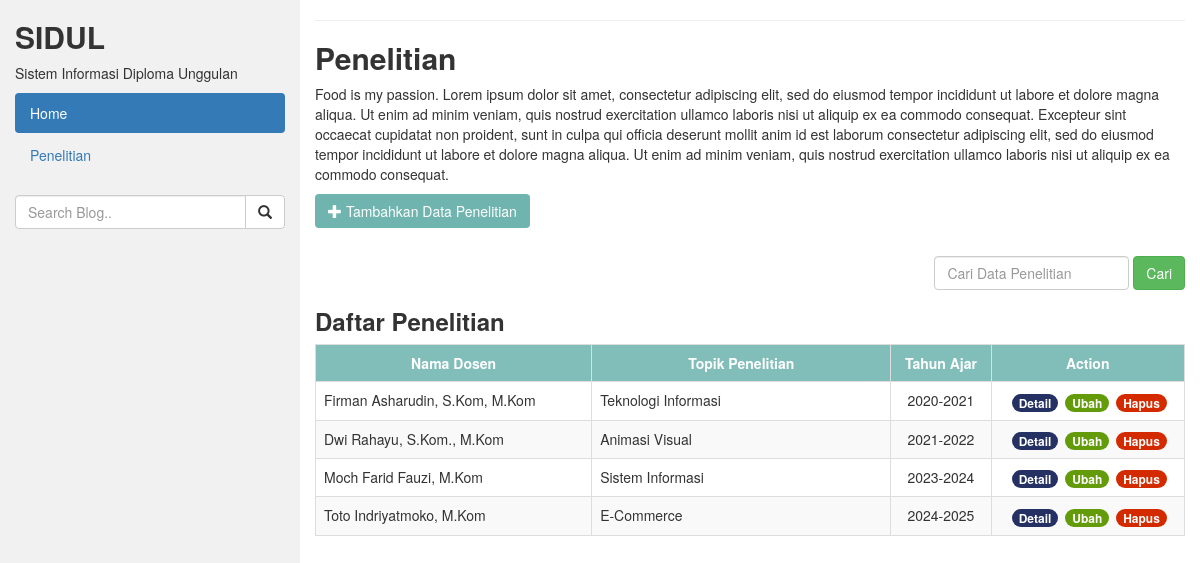
The page / on the database its author committed.
### tables this page shows
CREATE TABLE `tbl_penelitian` (
  `id` int(11) NOT NULL,
  `nama_dosen` varchar(50) NOT NULL,
  `nik` varchar(50) NOT NULL,
  `topik` varchar(255) NOT NULL,
  `judul` varchar(255) NOT NULL,
  `waktu` varchar(50) NOT NULL,
  `nama_mhs` varchar(50) NOT NULL,
  `nim_mhs` varchar(50) NOT NULL,
  `link` varchar(500) NOT NULL
);

### application/controllers/Penelitian.php (called while the page is built, shortened)
<?php
class Penelitian extends CI_Controller
{
    public function __construct()
    {
        $this->load->model('Penelitian_model');
        $this->load->library('form_validation');
    }
    public function index()
    {
        $data['judul'] = 'Daftar Penelitian';
        $data['tbl_penelitian'] = $this->Penelitian_model->getAllPenelitian();
        $this->load->view('templates/header', $data);
        $this->load->view('penelitian/index', $data);
        $this->load->view('templates/footer');
    }
}

### index.php (called while the page is built, shortened)
<?php
require_once BASEPATH.'core/CodeIgniter.php';

### application/models/Penelitian_model.php (called while the page is built, shortened)
<?php
class Penelitian_model extends CI_Model
{
    public function getAllPenelitian()
    {
        return $this->db->get('tbl_penelitian')->result_array();
    }
}

### application/views/penelitian/index.php (the view, shortened to what this page needs)
<div class="col-sm-9">
    <hr>
    <h2> <strong> Penelitian </strong> </h2>
    <p>Food is my passion. Lorem ipsum dolor sit amet, consectetur adipiscing elit, sed do eiusmod tempor incididunt ut labore et dolore magna aliqua. Ut enim ad minim veniam, quis nostrud exercitation ullamco laboris nisi ut aliquip ex ea commodo consequat. Excepteur sint occaecat cupidatat non proident, sunt in culpa qui officia deserunt mollit anim id est laborum consectetur adipiscing elit, sed do eiusmod tempor incididunt ut labore et dolore magna aliqua. Ut enim ad minim veniam, quis nostrud exercitation ullamco laboris nisi ut aliquip ex ea commodo consequat.</p>
    <div>
        <button class="btn" style="background-color: rgb(111, 180, 174); color: rgb(255, 255, 255);">
            <span class="glyphicon glyphicon-plus"></span>
            <a href="<?= base_url() ?>Penelitian/tambah" style="background-color: rgb(111, 180, 174); color: rgb(255, 255, 255);">Tambahkan Data Penelitian</a>
        </button> </br> </br>
    </div>
    <div class="navbar-form navbar-right">
        <form action="" method="post">
            <input type="text" name="keyword" class="form-control" placeholder="Cari Data Penelitian">
            <button type="submit" class="btn btn-success"> Cari </button>
    </div>
    <h3> <b> Daftar Penelitian </b> </h3>
    <table class="table table-bordered table-striped">
        <tr style="background-color: rgb(129, 190, 185); color: rgb(255, 255, 255);">
            <th width="400px" class="text-center">Nama Dosen</th>
            <th width="450px" class="text-center">Topik Penelitian</th>
            <th width="130px" class="text-center">Tahun Ajar</th>
            <th width="280px" class="text-center">Action</th>
        </tr>
        <?php foreach ($tbl_penelitian as $p) : ?>
            <tr>
                <td><?= $p['nama_dosen']; ?></td>
                <td><?= $p['topik']; ?></td>
                <td class="text-center"><?= $p['waktu']; ?></td>
                <td class="text-center">
                    <a href="<?= base_url(); ?>penelitian/detail/<?= $p['id']; ?>" class="badge" style="background-color:rgb(37, 48, 99);"> Detail </a>
                    <a href="<?= base_url(); ?>penelitian/ubah/<?= $p['id']; ?>" class="badge" style="background-color:rgb(99, 155, 11);"> Ubah </a>
                    <a href="<?= base_url(); ?>penelitian/hapus/<?= $p['id']; ?>" class="badge" style="background-color:rgb(212, 42, 0);" onclick="return confirm('Anda yakin untuk menghapus data ini?');"> Hapus</a>
                </td>
            </tr>
        <?php endforeach; ?>
</div>

### application/views/templates/header.php (shortened to what this page needs)
<!DOCTYPE html>
<html lang="en">
<head>
    <link rel="stylesheet" href="https://maxcdn.bootstrapcdn.com/bootstrap/3.4.1/css/bootstrap.min.css">
    <link rel="stylesheet" href="<?= base_url(); ?>assets/css/style.css">
</head>
<body>
    <div class="container-fluid">
        <div class="row content">
            <div class="col-sm-3 sidenav">
                <h2><strong>SIDUL</strong></h2>
                <p> Sistem Informasi Diploma Unggulan</p>
                <ul class="nav nav-pills nav-stacked">
                    <li class="active"><a href="#">Home</a></li>
                    <li><a href="<?= base_url(); ?>penelitian">Penelitian</a></li>
                </ul><br>
                <div class="input-group">
                    <input type="text" class="form-control" placeholder="Search Blog..">
                    <span class="input-group-btn">
                        <button class="btn btn-default" type="button">
                            <span class="glyphicon glyphicon-search"></span>
                        </button>
                    </span>
                </div>
            </div>

### application/views/templates/footer.php (shortened to what this page needs)
</body>
</html>

### assets/css/style.css (style rules this page uses)
.badge { margin-left: 3px; }

### application/views/templates/header.php (style rules this page uses)
.row.content { height: 1500px }
.sidenav { background-color: #f1f1f1; height: 100%; }

### rows shown on the page
tbl_penelitian: nama_dosen "Firman Asharudin, S.Kom, M.Kom", topik "Teknologi Informasi", waktu "2020-2021"
tbl_penelitian: nama_dosen "Dwi Rahayu, S.Kom., M.Kom", topik "Animasi Visual", waktu "2021-2022"
tbl_penelitian: nama_dosen "Moch Farid Fauzi, M.Kom", topik "Sistem Informasi", waktu "2023-2024"
tbl_penelitian: nama_dosen "Toto Indriyatmoko, M.Kom", topik "E-Commerce", waktu "2024-2025"
